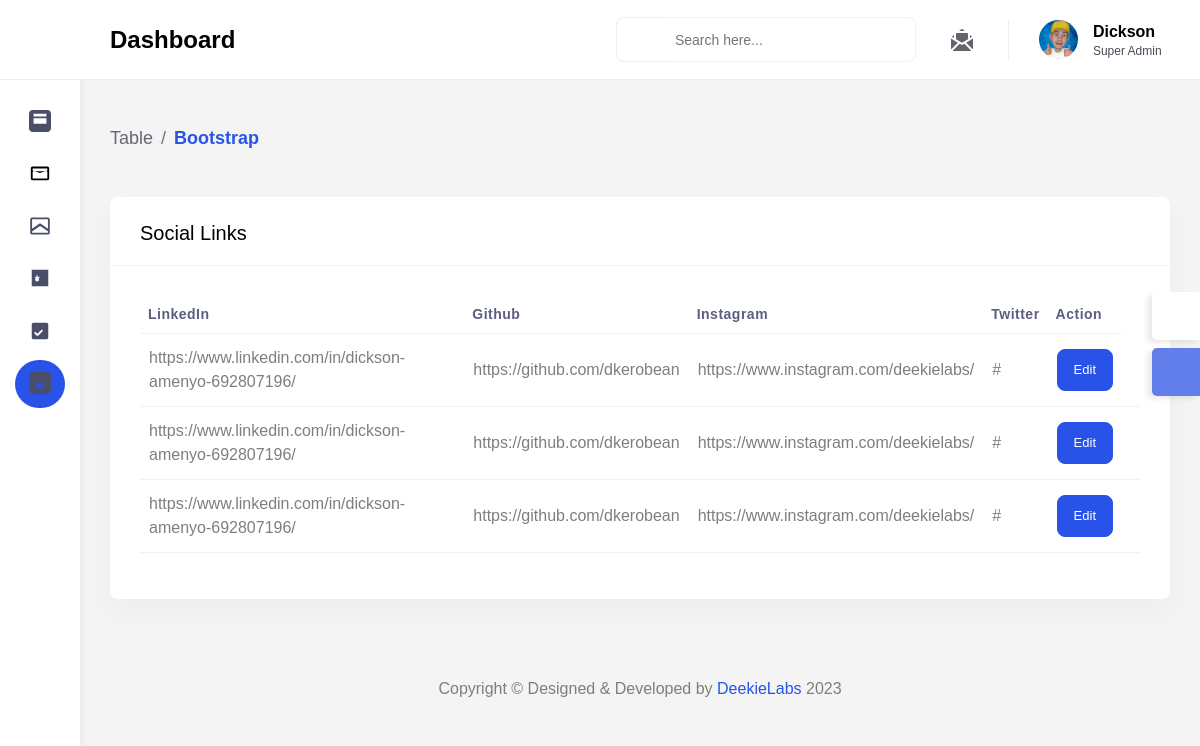
The app's page /dashboard/socials/view/ (signed in), older data.
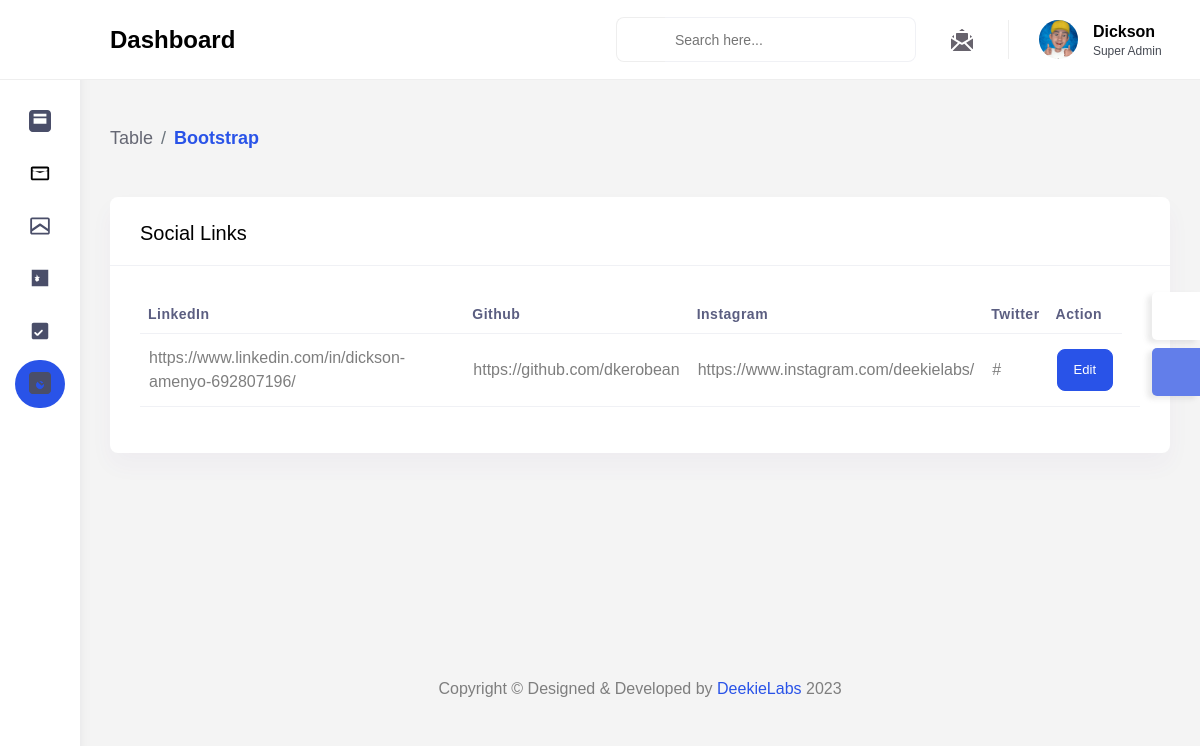
The same page, newer data.
### main/models.py (models this page shows, shortened)
class Socials(models.Model):
    github = models.CharField(max_length=250)
    instagram = models.CharField(max_length=250)
    twitter = models.CharField(max_length=250)
    linkedin = models.CharField(max_length=250)

### dashboard/views.py (the view)
# urls.py: path('socials/view/', views.viewSocial, name="view-social"),
@login_required(login_url="login")
def viewSocial(request):
    links = Socials.objects.all()
    context = {
        'links':links
    }
    return render(request, 'dashboard/socials/view.html', context)

### dashboard/templates/dashboard/socials/view.html (shortened to what this page needs)
{% extends 'layouts/admin.html' %}
{% load static %}
{% block content %}
        <div class="content-body">
            <div class="container-fluid">
                <div class="page-titles">
					<ol class="breadcrumb">
						<li class="breadcrumb-item"><a href="javascript:void(0)">Table</a></li>
						<li class="breadcrumb-item active"><a href="javascript:void(0)">Bootstrap</a></li>
					</ol>
                </div>
                <div class="row">
                    <div class="col-lg-12">
                        <div class="card">
                            <div class="card-header">
                                <h4 class="card-title">Social Links</h4>
                            </div>
                            <div class="card-body">
                                <div class="table-responsive">
                                    <table class="table table-responsive-md">
                                        <thead>
                                            <tr>
                                                <th><strong>LinkedIn</strong></th>
                                                <th><strong>Github</strong></th>
                                                <th><strong>Instagram</strong></th>
                                                <th><strong>Twitter</strong></th>
                                                <th><strong>Action</strong></th>
                                            </tr>
                                        </thead>
                                        <tbody>
                                            {% for link in links %}
                                                <tr>
                                                <td>{{link.linkedin}}</td>
                                                <td>{{link.github}}</td>
                                                <td>{{link.instagram}}</td>
                                                <td>{{link.twitter}}</td>
                                                <td>
                                                    <a href="{% url 'update-social' link.id%}">
                                                        <button class="btn btn-primary">Edit</button></td>
                                                <td>
												</td>
                                            </tr>
                                            {% endfor %}
                                        </tbody>
                                    </table>
                                </div>
                            </div>
                        </div>
                    </div>
                </div>
            </div>
        </div>
{% endblock content %}

Row changes from the older to the newer data that the page shows:
removed Socials: linkedin "https://www.linkedin.com/in/dickson-amenyo-692807196/", github "https://github.com/dkerobean", instagram "https://www.instagram.com/deekielabs/", twitter "#"
removed Socials: linkedin "https://www.linkedin.com/in/dickson-amenyo-692807196/", github "https://github.com/dkerobean", instagram "https://www.instagram.com/deekielabs/", twitter "#"
